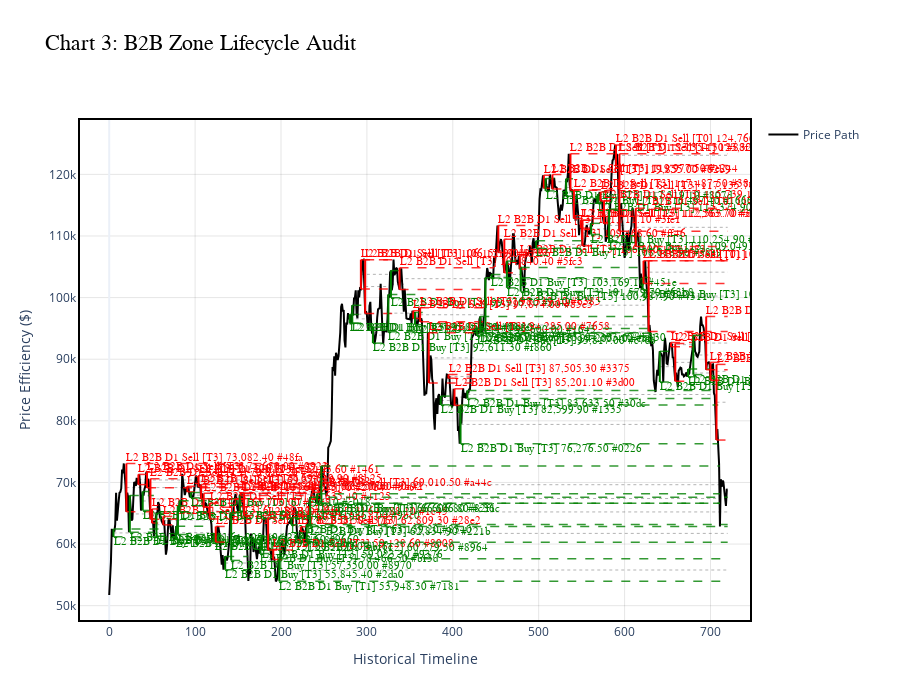

Notebook code cell kept with this figure:
### Markdown cell above
## 4. The Siege Layer: 5-Pointer B2B Engines
**Methodology:** Zones are formed via a strict **5-Pointer pattern** (P1-p5). 
*   **Constraint 1:** No Interruption. If a new swing forms before Point 4 confirms, the zone is discarded.
*   **Constraint 2:** Early Fade. If L2 is breached before confirmation, the zone is void.
*   **Lifecycle:** Zones track T1 (L1), T2 (50%), and T3 (L2) touches based on High/Low wicks, but stay active until a **Close** breaches the invalidation border (L2).

### Code cell
fig3 = visualizer.create_b2b_audit(df, zones, title="Chart 3: B2B Zone Lifecycle Audit")
fig3.show()
